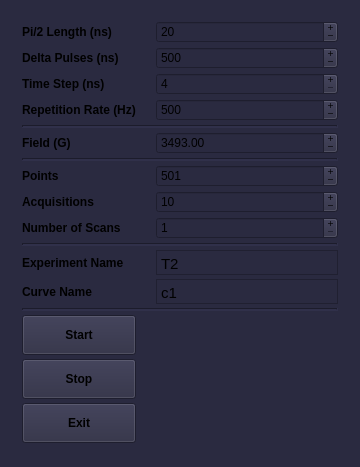
<?xml version="1.0" encoding="UTF-8"?>
<ui version="4.0">
 <class>MainWindow</class>
 <widget class="QMainWindow" name="MainWindow">
  <property name="geometry">
   <rect>
    <x>0</x>
    <y>0</y>
    <width>360</width>
    <height>467</height>
   </rect>
  </property>
  <property name="sizePolicy">
   <sizepolicy hsizetype="Fixed" vsizetype="Fixed">
    <horstretch>0</horstretch>
    <verstretch>0</verstretch>
   </sizepolicy>
  </property>
  <property name="minimumSize">
   <size>
    <width>360</width>
    <height>467</height>
   </size>
  </property>
  <property name="maximumSize">
   <size>
    <width>360</width>
    <height>467</height>
   </size>
  </property>
  <property name="font">
   <font>
    <weight>50</weight>
    <bold>false</bold>
   </font>
  </property>
  <property name="windowTitle">
   <string>T2 Measurement v 0.1</string>
  </property>
  <property name="styleSheet">
   <string notr="true">background-color: rgb(42,42,64);</string>
  </property>
  <widget class="QWidget" name="centralwidget">
   <property name="sizePolicy">
    <sizepolicy hsizetype="Fixed" vsizetype="Fixed">
     <horstretch>0</horstretch>
     <verstretch>0</verstretch>
    </sizepolicy>
   </property>
   <property name="minimumSize">
    <size>
     <width>360</width>
     <height>467</height>
    </size>
   </property>
   <property name="maximumSize">
    <size>
     <width>360</width>
     <height>467</height>
    </size>
   </property>
   <layout class="QGridLayout" name="gridLayout_2">
    <item row="0" column="0">
     <layout class="QGridLayout" name="gridLayout">
      <property name="sizeConstraint">
       <enum>QLayout::SetNoConstraint</enum>
      </property>
      <property name="leftMargin">
       <number>13</number>
      </property>
      <property name="topMargin">
       <number>4</number>
      </property>
      <property name="rightMargin">
       <number>13</number>
      </property>
      <property name="bottomMargin">
       <number>6</number>
      </property>
      <property name="horizontalSpacing">
       <number>20</number>
      </property>
      <property name="verticalSpacing">
       <number>4</number>
      </property>
      <item row="5" column="1">
       <widget class="QDoubleSpinBox" name="box_field">
        <property name="contextMenuPolicy">
         <enum>Qt::NoContextMenu</enum>
        </property>
        <property name="buttonSymbols">
         <enum>QAbstractSpinBox::PlusMinus</enum>
        </property>
        <property name="keyboardTracking">
         <bool>false</bool>
        </property>
        <property name="decimals">
         <number>2</number>
        </property>
        <property name="minimum">
         <double>100.000000000000000</double>
        </property>
        <property name="maximum">
         <double>9100.000000000000000</double>
        </property>
        <property name="singleStep">
         <double>0.500000000000000</double>
        </property>
        <property name="value">
         <double>3493.000000000000000</double>
        </property>
       </widget>
      </item>
      <item row="5" column="0">
       <widget class="QLabel" name="label_4">
        <property name="font">
         <font>
          <weight>75</weight>
          <bold>true</bold>
         </font>
        </property>
        <property name="contextMenuPolicy">
         <enum>Qt::NoContextMenu</enum>
        </property>
        <property name="text">
         <string>Field (G)</string>
        </property>
       </widget>
      </item>
      <item row="13" column="1">
       <widget class="QSpinBox" name="box_averag">
        <property name="contextMenuPolicy">
         <enum>Qt::NoContextMenu</enum>
        </property>
        <property name="buttonSymbols">
         <enum>QAbstractSpinBox::PlusMinus</enum>
        </property>
        <property name="keyboardTracking">
         <bool>false</bool>
        </property>
        <property name="minimum">
         <number>1</number>
        </property>
        <property name="maximum">
         <number>5000</number>
        </property>
        <property name="singleStep">
         <number>10</number>
        </property>
        <property name="value">
         <number>10</number>
        </property>
       </widget>
      </item>
      <item row="19" column="1">
       <widget class="QTextEdit" name="text_edit_curve">
        <property name="sizePolicy">
         <sizepolicy hsizetype="Expanding" vsizetype="Fixed">
          <horstretch>0</horstretch>
          <verstretch>0</verstretch>
         </sizepolicy>
        </property>
        <property name="minimumSize">
         <size>
          <width>0</width>
          <height>25</height>
         </size>
        </property>
        <property name="maximumSize">
         <size>
          <width>16777215</width>
          <height>25</height>
         </size>
        </property>
        <property name="mouseTracking">
         <bool>false</bool>
        </property>
        <property name="contextMenuPolicy">
         <enum>Qt::NoContextMenu</enum>
        </property>
        <property name="verticalScrollBarPolicy">
         <enum>Qt::ScrollBarAlwaysOff</enum>
        </property>
        <property name="html">
         <string>&lt;!DOCTYPE HTML PUBLIC &quot;-//W3C//DTD HTML 4.0//EN&quot; &quot;http://www.w3.org/TR/REC-html40/strict.dtd&quot;&gt;
&lt;html&gt;&lt;head&gt;&lt;meta name=&quot;qrichtext&quot; content=&quot;1&quot; /&gt;&lt;style type=&quot;text/css&quot;&gt;
p, li { white-space: pre-wrap; }
&lt;/style&gt;&lt;/head&gt;&lt;body style=&quot; font-family:'MS Shell Dlg 2'; font-size:8.25pt; font-weight:400; font-style:normal;&quot;&gt;
&lt;p style=&quot; margin-top:0px; margin-bottom:0px; margin-left:0px; margin-right:0px; -qt-block-indent:0; text-indent:0px;&quot;&gt;&lt;span style=&quot; font-family:'Ubuntu'; font-size:11pt;&quot;&gt;c1&lt;/span&gt;&lt;/p&gt;&lt;/body&gt;&lt;/html&gt;</string>
        </property>
       </widget>
      </item>
      <item row="17" column="0" colspan="2">
       <widget class="Line" name="line_4">
        <property name="lineWidth">
         <number>2</number>
        </property>
        <property name="orientation">
         <enum>Qt::Horizontal</enum>
        </property>
       </widget>
      </item>
      <item row="18" column="1">
       <widget class="QTextEdit" name="text_edit_exp_name">
        <property name="sizePolicy">
         <sizepolicy hsizetype="Expanding" vsizetype="Fixed">
          <horstretch>0</horstretch>
          <verstretch>0</verstretch>
         </sizepolicy>
        </property>
        <property name="minimumSize">
         <size>
          <width>0</width>
          <height>25</height>
         </size>
        </property>
        <property name="maximumSize">
         <size>
          <width>16777215</width>
          <height>25</height>
         </size>
        </property>
        <property name="mouseTracking">
         <bool>false</bool>
        </property>
        <property name="tabletTracking">
         <bool>false</bool>
        </property>
        <property name="contextMenuPolicy">
         <enum>Qt::NoContextMenu</enum>
        </property>
        <property name="verticalScrollBarPolicy">
         <enum>Qt::ScrollBarAlwaysOff</enum>
        </property>
        <property name="html">
         <string>&lt;!DOCTYPE HTML PUBLIC &quot;-//W3C//DTD HTML 4.0//EN&quot; &quot;http://www.w3.org/TR/REC-html40/strict.dtd&quot;&gt;
&lt;html&gt;&lt;head&gt;&lt;meta name=&quot;qrichtext&quot; content=&quot;1&quot; /&gt;&lt;style type=&quot;text/css&quot;&gt;
p, li { white-space: pre-wrap; }
&lt;/style&gt;&lt;/head&gt;&lt;body style=&quot; font-family:'MS Shell Dlg 2'; font-size:8.25pt; font-weight:400; font-style:normal;&quot;&gt;
&lt;p style=&quot; margin-top:7px; margin-bottom:7px; margin-left:0px; margin-right:0px; -qt-block-indent:0; text-indent:0px;&quot;&gt;&lt;span style=&quot; font-family:'Ubuntu'; font-size:11pt;&quot;&gt;T2&lt;/span&gt;&lt;/p&gt;&lt;/body&gt;&lt;/html&gt;</string>
        </property>
        <property name="overwriteMode">
         <bool>true</bool>
        </property>
        <property name="acceptRichText">
         <bool>false</bool>
        </property>
        <property name="textInteractionFlags">
         <set>Qt::TextEditorInteraction</set>
        </property>
        <property name="markdown" stdset="0">
         <string>T2

</string>
        </property>
       </widget>
      </item>
      <item row="1" column="0">
       <widget class="QLabel" name="label_2">
        <property name="font">
         <font>
          <weight>75</weight>
          <bold>true</bold>
         </font>
        </property>
        <property name="contextMenuPolicy">
         <enum>Qt::NoContextMenu</enum>
        </property>
        <property name="text">
         <string>Delta Pulses (ns)</string>
        </property>
       </widget>
      </item>
      <item row="15" column="1">
       <widget class="QSpinBox" name="box_scan">
        <property name="contextMenuPolicy">
         <enum>Qt::NoContextMenu</enum>
        </property>
        <property name="buttonSymbols">
         <enum>QAbstractSpinBox::PlusMinus</enum>
        </property>
        <property name="keyboardTracking">
         <bool>false</bool>
        </property>
        <property name="minimum">
         <number>1</number>
        </property>
        <property name="maximum">
         <number>100</number>
        </property>
        <property name="value">
         <number>1</number>
        </property>
       </widget>
      </item>
      <item row="0" column="0">
       <widget class="QLabel" name="label">
        <property name="font">
         <font>
          <weight>75</weight>
          <bold>true</bold>
          <kerning>true</kerning>
         </font>
        </property>
        <property name="contextMenuPolicy">
         <enum>Qt::NoContextMenu</enum>
        </property>
        <property name="text">
         <string>Pi/2 Length (ns)</string>
        </property>
       </widget>
      </item>
      <item row="12" column="0">
       <widget class="QLabel" name="label_3">
        <property name="font">
         <font>
          <weight>75</weight>
          <bold>true</bold>
         </font>
        </property>
        <property name="contextMenuPolicy">
         <enum>Qt::NoContextMenu</enum>
        </property>
        <property name="text">
         <string>Points</string>
        </property>
       </widget>
      </item>
      <item row="23" column="0">
       <widget class="QPushButton" name="button_off">
        <property name="minimumSize">
         <size>
          <width>0</width>
          <height>40</height>
         </size>
        </property>
        <property name="font">
         <font>
          <weight>75</weight>
          <bold>true</bold>
         </font>
        </property>
        <property name="contextMenuPolicy">
         <enum>Qt::NoContextMenu</enum>
        </property>
        <property name="text">
         <string>Exit</string>
        </property>
       </widget>
      </item>
      <item row="15" column="0">
       <widget class="QLabel" name="label_7">
        <property name="font">
         <font>
          <weight>75</weight>
          <bold>true</bold>
         </font>
        </property>
        <property name="contextMenuPolicy">
         <enum>Qt::NoContextMenu</enum>
        </property>
        <property name="text">
         <string>Number of Scans</string>
        </property>
       </widget>
      </item>
      <item row="21" column="0">
       <widget class="QPushButton" name="button_start">
        <property name="minimumSize">
         <size>
          <width>0</width>
          <height>40</height>
         </size>
        </property>
        <property name="font">
         <font>
          <weight>75</weight>
          <bold>true</bold>
         </font>
        </property>
        <property name="contextMenuPolicy">
         <enum>Qt::NoContextMenu</enum>
        </property>
        <property name="text">
         <string>Start</string>
        </property>
       </widget>
      </item>
      <item row="19" column="0">
       <widget class="QLabel" name="label_10">
        <property name="font">
         <font>
          <weight>75</weight>
          <bold>true</bold>
         </font>
        </property>
        <property name="contextMenuPolicy">
         <enum>Qt::NoContextMenu</enum>
        </property>
        <property name="text">
         <string>Curve Name</string>
        </property>
       </widget>
      </item>
      <item row="11" column="0" colspan="2">
       <widget class="Line" name="line_3">
        <property name="lineWidth">
         <number>2</number>
        </property>
        <property name="orientation">
         <enum>Qt::Horizontal</enum>
        </property>
       </widget>
      </item>
      <item row="22" column="0">
       <widget class="QPushButton" name="button_stop">
        <property name="minimumSize">
         <size>
          <width>0</width>
          <height>40</height>
         </size>
        </property>
        <property name="font">
         <font>
          <weight>75</weight>
          <bold>true</bold>
         </font>
        </property>
        <property name="contextMenuPolicy">
         <enum>Qt::NoContextMenu</enum>
        </property>
        <property name="layoutDirection">
         <enum>Qt::LeftToRight</enum>
        </property>
        <property name="text">
         <string>Stop</string>
        </property>
       </widget>
      </item>
      <item row="20" column="0" colspan="2">
       <widget class="Line" name="line_5">
        <property name="lineWidth">
         <number>2</number>
        </property>
        <property name="orientation">
         <enum>Qt::Horizontal</enum>
        </property>
       </widget>
      </item>
      <item row="13" column="0">
       <widget class="QLabel" name="label_6">
        <property name="font">
         <font>
          <weight>75</weight>
          <bold>true</bold>
         </font>
        </property>
        <property name="contextMenuPolicy">
         <enum>Qt::NoContextMenu</enum>
        </property>
        <property name="text">
         <string>Acquisitions</string>
        </property>
       </widget>
      </item>
      <item row="4" column="0" colspan="2">
       <widget class="Line" name="line">
        <property name="lineWidth">
         <number>2</number>
        </property>
        <property name="orientation">
         <enum>Qt::Horizontal</enum>
        </property>
       </widget>
      </item>
      <item row="12" column="1">
       <widget class="QSpinBox" name="box_points">
        <property name="contextMenuPolicy">
         <enum>Qt::NoContextMenu</enum>
        </property>
        <property name="buttonSymbols">
         <enum>QAbstractSpinBox::PlusMinus</enum>
        </property>
        <property name="keyboardTracking">
         <bool>false</bool>
        </property>
        <property name="minimum">
         <number>1</number>
        </property>
        <property name="maximum">
         <number>20000</number>
        </property>
        <property name="singleStep">
         <number>10</number>
        </property>
        <property name="value">
         <number>501</number>
        </property>
       </widget>
      </item>
      <item row="2" column="0">
       <widget class="QLabel" name="label_8">
        <property name="font">
         <font>
          <weight>75</weight>
          <bold>true</bold>
         </font>
        </property>
        <property name="contextMenuPolicy">
         <enum>Qt::NoContextMenu</enum>
        </property>
        <property name="text">
         <string>Time Step (ns)</string>
        </property>
       </widget>
      </item>
      <item row="3" column="0">
       <widget class="QLabel" name="label_11">
        <property name="font">
         <font>
          <weight>75</weight>
          <bold>true</bold>
         </font>
        </property>
        <property name="contextMenuPolicy">
         <enum>Qt::NoContextMenu</enum>
        </property>
        <property name="text">
         <string>Repetition Rate (Hz)</string>
        </property>
       </widget>
      </item>
      <item row="18" column="0">
       <widget class="QLabel" name="label_5">
        <property name="font">
         <font>
          <weight>75</weight>
          <bold>true</bold>
         </font>
        </property>
        <property name="contextMenuPolicy">
         <enum>Qt::NoContextMenu</enum>
        </property>
        <property name="text">
         <string>Experiment Name</string>
        </property>
       </widget>
      </item>
      <item row="3" column="1">
       <widget class="QSpinBox" name="box_rep_rate">
        <property name="contextMenuPolicy">
         <enum>Qt::NoContextMenu</enum>
        </property>
        <property name="buttonSymbols">
         <enum>QAbstractSpinBox::PlusMinus</enum>
        </property>
        <property name="keyboardTracking">
         <bool>false</bool>
        </property>
        <property name="minimum">
         <number>2</number>
        </property>
        <property name="maximum">
         <number>50000</number>
        </property>
        <property name="singleStep">
         <number>10</number>
        </property>
        <property name="value">
         <number>500</number>
        </property>
       </widget>
      </item>
      <item row="2" column="1">
       <widget class="QSpinBox" name="box_time_step">
        <property name="contextMenuPolicy">
         <enum>Qt::NoContextMenu</enum>
        </property>
        <property name="buttonSymbols">
         <enum>QAbstractSpinBox::PlusMinus</enum>
        </property>
        <property name="keyboardTracking">
         <bool>false</bool>
        </property>
        <property name="minimum">
         <number>4</number>
        </property>
        <property name="maximum">
         <number>10000</number>
        </property>
        <property name="singleStep">
         <number>8</number>
        </property>
        <property name="value">
         <number>4</number>
        </property>
       </widget>
      </item>
      <item row="0" column="1">
       <widget class="QSpinBox" name="box_length">
        <property name="contextMenuPolicy">
         <enum>Qt::NoContextMenu</enum>
        </property>
        <property name="readOnly">
         <bool>false</bool>
        </property>
        <property name="buttonSymbols">
         <enum>QAbstractSpinBox::PlusMinus</enum>
        </property>
        <property name="specialValueText">
         <string notr="true"/>
        </property>
        <property name="keyboardTracking">
         <bool>false</bool>
        </property>
        <property name="minimum">
         <number>8</number>
        </property>
        <property name="maximum">
         <number>1900</number>
        </property>
        <property name="singleStep">
         <number>4</number>
        </property>
        <property name="value">
         <number>20</number>
        </property>
       </widget>
      </item>
      <item row="1" column="1">
       <widget class="QSpinBox" name="box_delta">
        <property name="contextMenuPolicy">
         <enum>Qt::NoContextMenu</enum>
        </property>
        <property name="buttonSymbols">
         <enum>QAbstractSpinBox::PlusMinus</enum>
        </property>
        <property name="keyboardTracking">
         <bool>false</bool>
        </property>
        <property name="minimum">
         <number>40</number>
        </property>
        <property name="maximum">
         <number>10000</number>
        </property>
        <property name="singleStep">
         <number>4</number>
        </property>
        <property name="value">
         <number>500</number>
        </property>
       </widget>
      </item>
     </layout>
    </item>
   </layout>
  </widget>
 </widget>
 <resources/>
 <connections/>
</ui>
